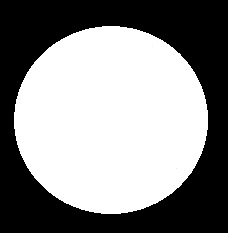
#> input picture circle.jpg, 228 x 233 px
$ python BilateralFilter_Sobel_Canny3.py
#> lines starting #> are read from the running program, lines starting #| are printed output that depends on the picture; after the words box and inside, x2 and y2 are one past the last pixel; in counts of white or black regions, pixels touching at a corner belong together
import numpy as np
import statistics
import math
import cv2
from scipy import fftpack
from numpy import zeros
import matplotlib.pyplot as plt

#####################################################################
# The original image
#####################################################################

# read image
img = plt.imread('circle.jpg')
#> img is the input picture: shape (233, 228, 3); min 0, max 255, mean 137.3
img =cv2.resize(img,(200,200))
#> img: shape (200, 200, 3)
#bilateral_filtered_image = cv2.bilateralFilter(img, 5, 175, 175)

img = img/255
thold = 15
plt.figure()
plt.title('Raw')
plt.imshow(img)

# [4 lines of commented-out code are left out]

width, height, channels = img.shape
#> width = 200; height = 200; channels = 3

imga = zeros([width,height,3])
cannyImage = zeros([width,height])
imgDir = zeros([width,height])
imgSobl = imga

t = imga[1,1]
#> t = [0, 0, 0]
sobelX =[[-1.0,0.0,1.0],[-2.0,0.0,2.0],[-1.0,0.0,1.0]]
sobelY =[-1.0,-2.0,-1.0],[0.0,0.0,0.0],[1.0,2.0,1.0]
cannyArray = zeros([3,3])
imgSob = 0.0
tS =0.0
tSx = tS
tSy = tS

tr = t
#> tr = [0, 0, 0]

mat = 5
mp =1+(int)(mat/2)
ta = zeros([mat,mat,3])
#plt.figure()
#plt.imshow(imga)
#####################################################################
# Prepare an Gaussian convolution kernel
#####################################################################

# First a 1-D  Gaussian
t = np.linspace(-mat, mat, mat)  # esecentialy for loop starting at -10 ending at 10 with 30 steps

bump = np.exp(-0.1*t**2)  # Used to generate line that erodes in an expodential patern -10 to + 10 building a bell curve
bump /= np.trapz(bump) # normalize the integral to 1

#print ('bump',bump)

# make a 2-D kernel out of it
kernel = bump[:, np.newaxis] * bump[np.newaxis, :]

#print ('kernel',kernel)
for xk in range (0,(mat-1), 1):  # nested loop to parce through raw image
    for yk in range (0,(mat-1), 1):
        ta[xk,yk,0] = kernel[xk,yk]
        ta[xk,yk,1] = kernel[xk,yk]
        ta[xk,yk,2] = kernel[xk,yk]

for h in range (0,(height-1), 1):  # nested loop to parce through raw image
    for w in range (0,(width-1), 1):
        img[h,w] = (img[h,w,0] + img[h,w,1] + img[h,w,2])/3
        #		print(img[h,w])
        if img[h,w,0] < 0.02:
            img[h,w] = [0,0,0]
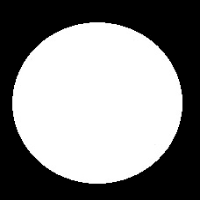
#> img: shape (200, 200, 3) float64; min 0, max 1, mean 0.538

for h in range (mp,(height-mp), 1):  # nested loop to parce through raw image
    for w in range (mp,(width-mp), 1):
        tr = img[h,w]
        #		trAvg = (tr[0]+tr[1]+tr[2])/3
        if tr[0] > 0.0:
            for xk in range (0,(mat-1), 1):  # nested loop to parce through raw image
                for yk in range (0,(mat-1), 1):
                    intPixel = ((img[(h+(xk-mp)),(w+(yk-mp)),0])+(img[(h+(xk-mp)),(w+(yk-mp)),1])+(img[(h+(xk-mp)),(w+(yk-mp)),2]))/3
                    #					if (intPixel -(thold/255)) <= trAvg <= (intPixel + (thold/255)):
                    t[0] += img[(h+(xk-mp)),(w+(yk-mp)),0]*ta[xk,yk,0]
                    t[1] += img[(h+(xk-mp)),(w+(yk-mp)),1]*ta[xk,yk,1]
                    t[2] += img[(h+(xk-mp)),(w+(yk-mp)),2]*ta[xk,yk,2]
        # [4 lines of commented-out code are left out]
        else:
            t[0] = 0
            t[1] = 0
            t[2] = 0

        #		print(intPixel)
        imga[h,w,0] = t[0]
        imga[h,w,1] = t[1]
        imga[h,w,2] = t[2]
        t[0] = 0
        t[1] = 0
        t[2] = 0
#> after the loop, t = [0, 0, 0, 2.5, 5]

plt.figure()
plt.imshow(imga)
plt.title('Bilateral filter')

imga1 = np.uint8(imga*255)
cv2.imshow('Filtered Image ', imga1)
#cv2.waitKey(0)
for h in range (1,(height-2), 1):  # Sobel filter
    for w in range (1,(width-2), 1):
        if imga[h,w,0] > 0.0:
            #			tS = imga1[h,w,0]
            for xk in range (0,3,1):  # nested loop to parce through raw image
                for yk in range (0,3,1):
                    tSx+=((sobelX[xk][yk])*imga1[((h-1)+xk),((w-1)+yk),0])
                    tSy+=((sobelY[xk][yk])*imga1[((h-1)+xk),((w-1)+yk),0])
            tS =math.sqrt(tSx*tSx + tSy*tSy)
            #			print('tS :',tS)
            #			tSx = abs(tSx)
            #			tSy = abs(tSy)
            if tS >76:
                imgSobl[h,w] =[tS,tS,tS]
                #				if tSx > 0.0:
                dirE = ((math.atan(tSy/tSx))*180/(math.pi))
                #					print('Dir:',dirE)
                if dirE < 0:
                    dirE = dirE + 180
                #				print('Dir:',dirE)
                dirE = 180-dirE
                imgDir[h,w] = dirE
            else:
                imgSobl[h,w] = [0,0,0]
        tS = 0.0
        tSx = 0.0
        tSy = 0.0
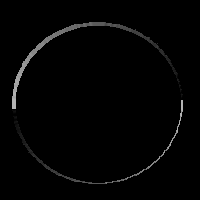
#> imgDir: shape (200, 200) float64; min 0, max 180, mean 3.4
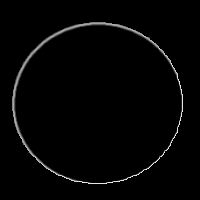
#> imgSobl: shape (200, 200, 3) float64; min 0, max 1132.8, mean 19.4; drawn with min black and max white

cv2.imwrite('sobel.jpg',imgSobl)
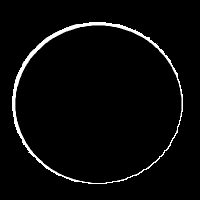
#> saved as sobel.jpg: shape (200, 200, 3); min 0, max 255, mean 8.4
cv2.imwrite('dirE.jpg',imgDir)

for h in range (1,(height-2), 1):  # Canny filter,  modifed so that direction is coded into solution only requires 3 bits per pixel,  will speed up contour identification
    for w in range (1,(width-2), 1):
        dirE = imgDir[h,w]
        maxPoint = True
        maxDir = 0
        curPoint = imgSobl[h,w,0]
        if curPoint > 0.0:
            if 22.5 < dirE <= 67.5:#NW
                maxDir = 2
                #				print('122-157',dirE)
                if (imgSobl[h-1,w+1,0] >= curPoint):
                    maxPoint = False
                if (curPoint <= imgSobl[h+1,w-1,0]):
                    maxPoint = False
            elif 67.5 < dirE <=122.5:#N
                #				print('67-112 :',dirE,)
                maxDir = 3
                if (imgSobl[h-1,w,0] >= curPoint):
                    maxPoint = False
                if (curPoint <= imgSobl[h+1,w,0]):
                    maxPoint = False
            elif 122.5 < dirE <= 157.5:#NE
                maxDir = 4
                #				print('22-67',dirE)
                if (imgSobl[h-1,w-1,0] >= curPoint):
                    maxPoint = False
                if (curPoint <= imgSobl[h+1,w+1,0]):
                    maxPoint = False
            else:#E
                #				print('All else',dirE)
                maxDir = 1
                if (imgSobl[h,w-1,0] >= curPoint):
                    maxPoint = False
                if (curPoint <= imgSobl[h,w+1,0]):
                    maxPoint = False

            if maxPoint:
                cannyImage[h,w] = maxDir
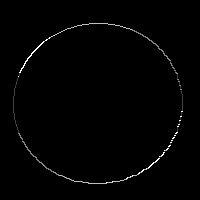
#> cannyImage: shape (200, 200) float64; min 0, max 4, mean 0.0392; drawn with min black and max white
        #	print('Current point',dirE)

contourList = [[0 for i in range(3)] for j in range(5000)]
contNum = 0
contPlace = 0
contDirection = 0#  0 for CW,  1 for CWW 2 for end of contour
for h in range (1,(height-2), 1): #parces through modified canny
    for w in range (1,(width-2), 1):
        cannyImgPix = cannyImage[h,w]
        if ((cannyImgPix !=0) and (cannyImgPix !=5)):
            #			print('Value First:',cannyImgPix)
            #			print('Well I got this far')
            conh = h  #location of current interigated pixel in corrent contour
            conhOld = h
            conw = w
            conwOld = w
            constartH = h #start location of contour,  will first move clockwise then antilockwise
            constartW = w
            #N/S
            #			contourList[contPlace] = {contNum,constartH,constartW}
            #			print(contourList[0])
            while(contDirection !=2):
                cannyImgPix = cannyImage[conh,conw]
                #				print('Value:',cannyImgPix)
                #				print('Height',conh)
                #				print('Width',conw)
                if (cannyImgPix == 3 and contDirection == 0):
                    print('N/S 0')
                    if(cannyImage[conh,conw+1] !=0):
                        contPlace+=1
                        conw+=1
                    elif(cannyImage[conh+1,conw+1] !=0):
                        print('*********************************')
                        contPlace+=1
                        conh+=1
                        conw+=1
                    elif(cannyImage[conh-1,conw+1] !=0):
                        contPlace+=1
                        conh-=1
                        conw+=1
                    else:
                        contDirection = 1#dirrection of movment around contour
                elif (cannyImgPix == 3 and contDirection == 1):
                    print('N/S 1')
                    if(cannyImage[conh,conw-1] !=0):
                        contPlace+=1
                        conw-=1
                    elif(cannyImage[conh-1,conw-1] !=0):
                        contPlace+=1
                        conh-=1
                        conh-=1
                    elif(cannyImage[conh+1,conw-1] !=0):
                        contPlace+=1
                        conh+=1
                        conw-=1
                    else:
                        print('*******************************NS')
                        contDirection = 2#End of contour
                        contNum +=1

                # NE/SW

                elif (cannyImgPix == 2 and contDirection == 0):
                    print('NE 0')
                    if(cannyImage[conh+1,conw+1] !=0):
                        contPlace+=1
                        conh+=1
                        conw+=1
                    elif(cannyImage[conh,conw+1] !=0):
                        contPlace+=1
                        conw+=1
                    elif(cannyImage[conh-1,conw] !=0):
                        contPlace+=1
                        conh-=1
                    else:
                        contDirection = 1#dirrection of movment around contour

                elif (cannyImgPix == 2 and contDirection == 1):
                    print('NE 1')
                    if(cannyImage[conh-1,conw-1] !=0):
                        contPlace+=1
                        conw-=1
                        conh-=1
                    elif(cannyImage[conh,conw-1] !=0):
                        contPlace+=1
                        conh-=1
                    elif(cannyImage[conh-1,conw] !=0):
                        contPlace+=1
                        conh-=1

                    else:
                        print('*********************************NE')
                        contDirection = 2#End of contour
                        contNum +=1

                # W/E
                elif (cannyImgPix == 1 and contDirection == 0):
                    print('W/E 0')
                    if(cannyImage[conh+1,conw] !=0):
                        contPlace+=1
                        conh+=1
                    elif(cannyImage[conh+1,conw+1] !=0):
                        contPlace+=1
                        conh+=1
                        conw+=1
                    elif(cannyImage[conh+1,conw-1] !=0):
                        contPlace+=1
                        conh+=1
                        conw-=1
                    else:
                        contDirection = 1#dirrection of movment around contour
                elif (cannyImgPix == 1 and contDirection == 1):
                    print('W/E 1')
                    if(cannyImage[conh-1,conw] !=0):
                        contPlace+=1
                        conh-=1
                    elif(cannyImage[conh-1,conw-1] !=0):
                        contPlace+=1
                        conh-=1
                        conw-=1
                    elif(cannyImage[conh-1,conw+1] !=0):
                        contPlace+=1
                        conh-=1
                        conw+=1

                    else:
                        print('*********************************WE')
                        contDirection = 2#End of contour
                        contNum +=1

                #NW/SE
                elif (cannyImgPix == 4 and contDirection == 0):
                    print('NW 0')
                    if(cannyImage[conh+1,conw+1] !=0):
                        contPlace+=1
                        conh+=1
                        conw+=1
                    elif(cannyImage[conh+1,conw] !=0):
                        contPlace+=1
                        conh+=1
                    elif(cannyImage[conh,conw+1] !=0):
                        contPlace+=1
                        conw-=1
                    else:
                        contDirection = 1#dirrection of movment around contour

                elif (cannyImgPix == 4 and contDirection == 1):
                    print('NW 1')
                    if(cannyImage[conh-1,conw-1] !=0):
                        contPlace+=1
                        conh-=1
                        conw-=1
                    elif(cannyImage[conh-1,conw] !=0):
                        contPlace+=1
                        conh-=1
                    elif(cannyImage[conh,conw-1] !=0):
                        contPlace+=1
                        conw+=1
                    else:
                        contDirection = 2#End of contour
                        contNum +=1
                        print('*********************************NW')

                else:
                    print('*********************************Outer')
                    contDirection = 2#End of contour
                    contNum +=1
                if(conh >=height-1) or (conw >= width-1) or (conh <=1) or (conw <=1):
                    break
                if (contDirection !=2):
                    cannyImage[conhOld,conwOld] = 5
                    conhOld=conh
                    conwOld=conw
                    print('ContNum ',contNum)
                    contourList[contPlace] = {contNum,conh,conw}
                    print('contourList ',contourList[contPlace])
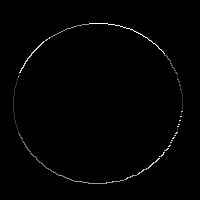
#> cannyImage: shape (200, 200) float64; 0.19% of pixels changed, all inside (x1, y1, x2, y2) = (89, 23, 165, 54); drawn with min black and max white
#> after the loop, conh = 183; conhOld = 183; constartH = 183; constartW = 106; contDirection = 2; contNum = 1; contPlace = 75; contourList = 5000 items; conw = 106; conwOld = 106
# [8 lines of commented-out code are left out]
cv2.imshow('Edge Sobel',imgSobl/255)
#cv2.waitKey(0)
#imgSobl = imgSobl/255
plt.figure()
plt.imshow(cannyImage/255)
cv2.imwrite('cannyImage.jpg',cannyImage);
plt.title('Canny Filter')
plt.figure()
plt.imshow(imgDir/255)
plt.title('ImageDir')
print('D-type: ',cannyImage.dtype)
#| D-type:  float64
print('Shape: ',cannyImage.shape)
#| Shape:  (200, 200)
cannyImage = cannyImage.astype(np.uint8)
# [4 lines of commented-out code are left out]

plt.show()
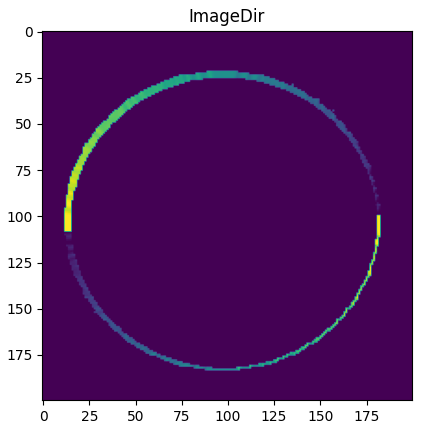
#> figure drawn by matplotlib, 1 panel

$ run again, with brace200.jpg copied over circle.jpg
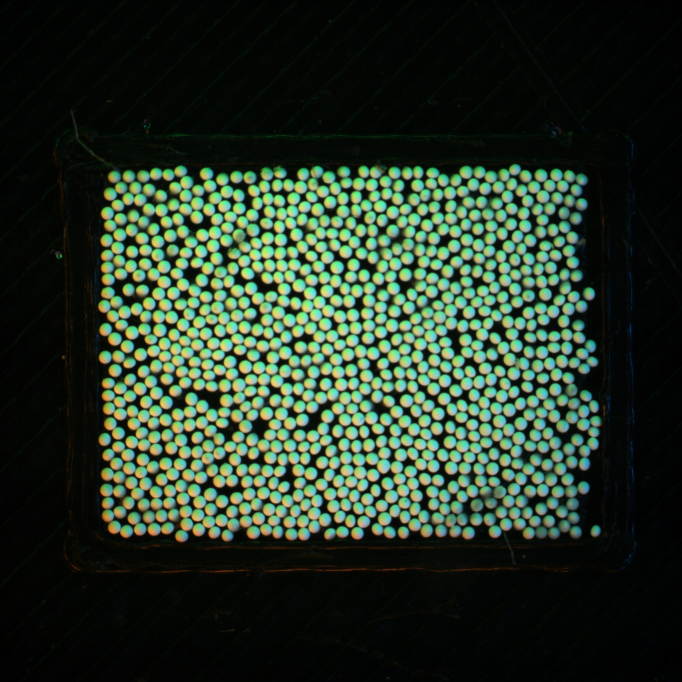
#> input picture brace200.jpg, 2046 x 2046 px (shown at 1/3 size)
#> img is the input picture: shape (2046, 2046, 3); mean R, G, B 39.4, 55.4, 39.6
#> after the loop `for h in range (mp,(height-mp), 1):`: t = [0, 0, 0, 2.5, 5]
#> after the loop `for h in range (1,(height-2), 1):`:
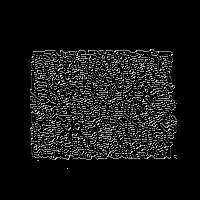
#> cannyImage: shape (200, 200) float64; min 0, max 5, mean 0.393; drawn with min black and max white
#> after the loop `for h in range (1,(height-2), 1):`: conh = 168; constartW = 67; contDirection = 2; contNum = 1; contourList = 5000 items; conw = 67
#| D-type:  float64
#| Shape:  (200, 200)
#> `plt.show()`:
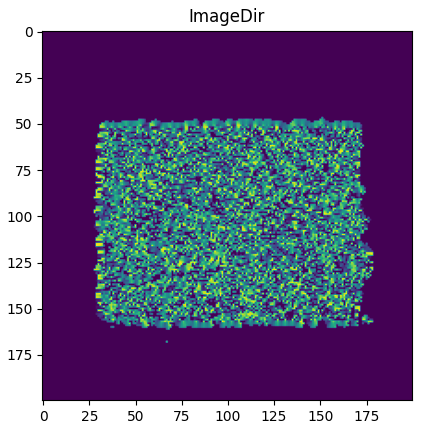
#> figure drawn by matplotlib, 1 panel

$ run again, with brace200detection.png saved as circle.jpg
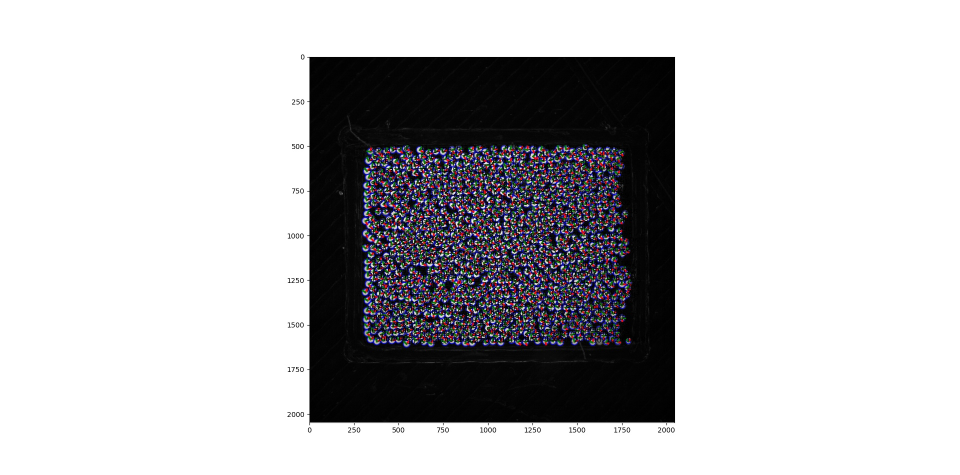
#> input picture brace200detection.png, 1920 x 949 px (shown at 1/2 size)
#> img is the input picture: shape (949, 1920, 3); mean R, G, B 188.2, 187.5, 189.7
#> after the loop `for h in range (mp,(height-mp), 1):`: t = [0, 0, 0, 2.5, 5]
#> after the loop `for h in range (1,(height-2), 1):`:
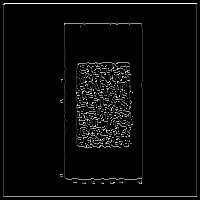
#> cannyImage: shape (200, 200) float64; min 0, max 5, mean 0.174; drawn with min black and max white
#> after the loop `for h in range (1,(height-2), 1):`: conh = 196; contDirection = 2; contNum = 1; contPlace = 192; contourList = 5000 items; conw = 196
#> `plt.show()`:
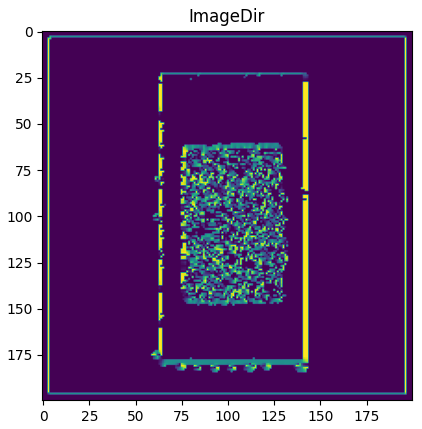
#> figure drawn by matplotlib, 1 panel
